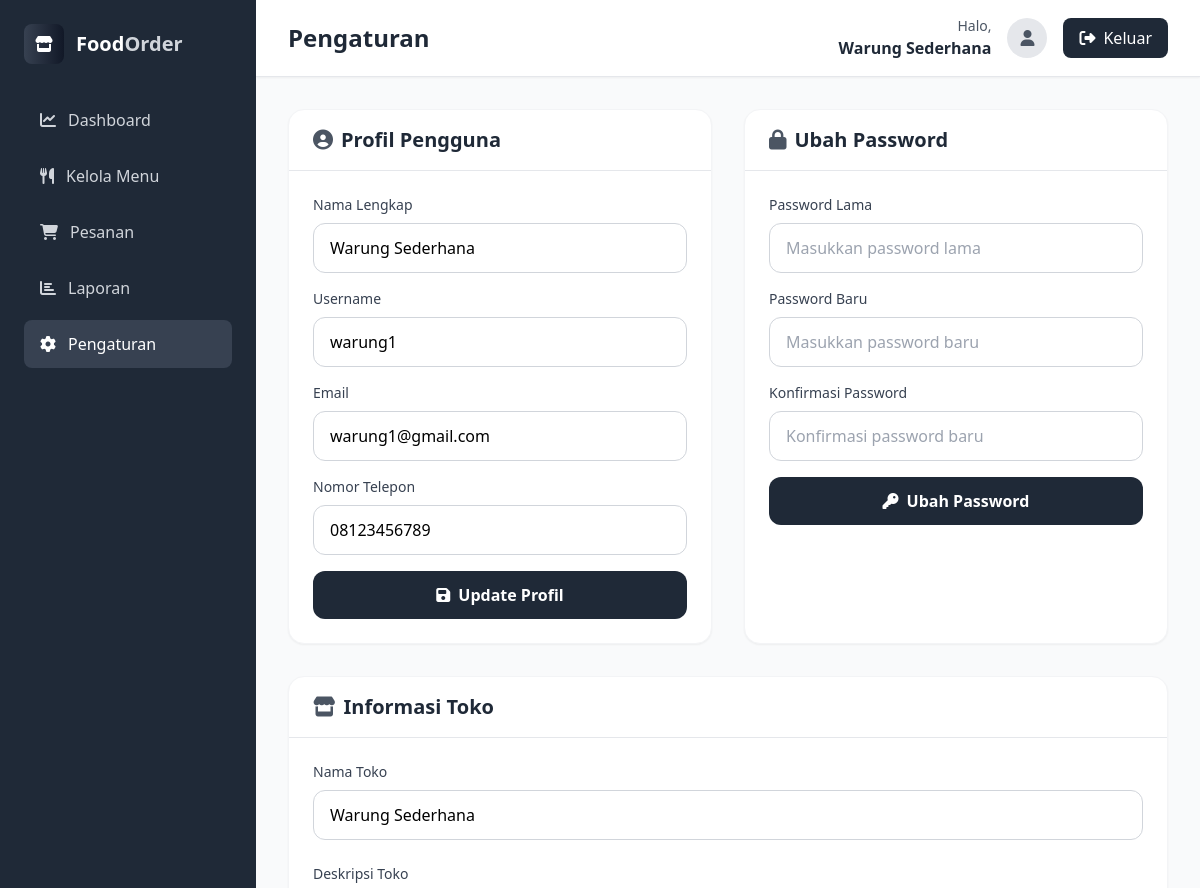
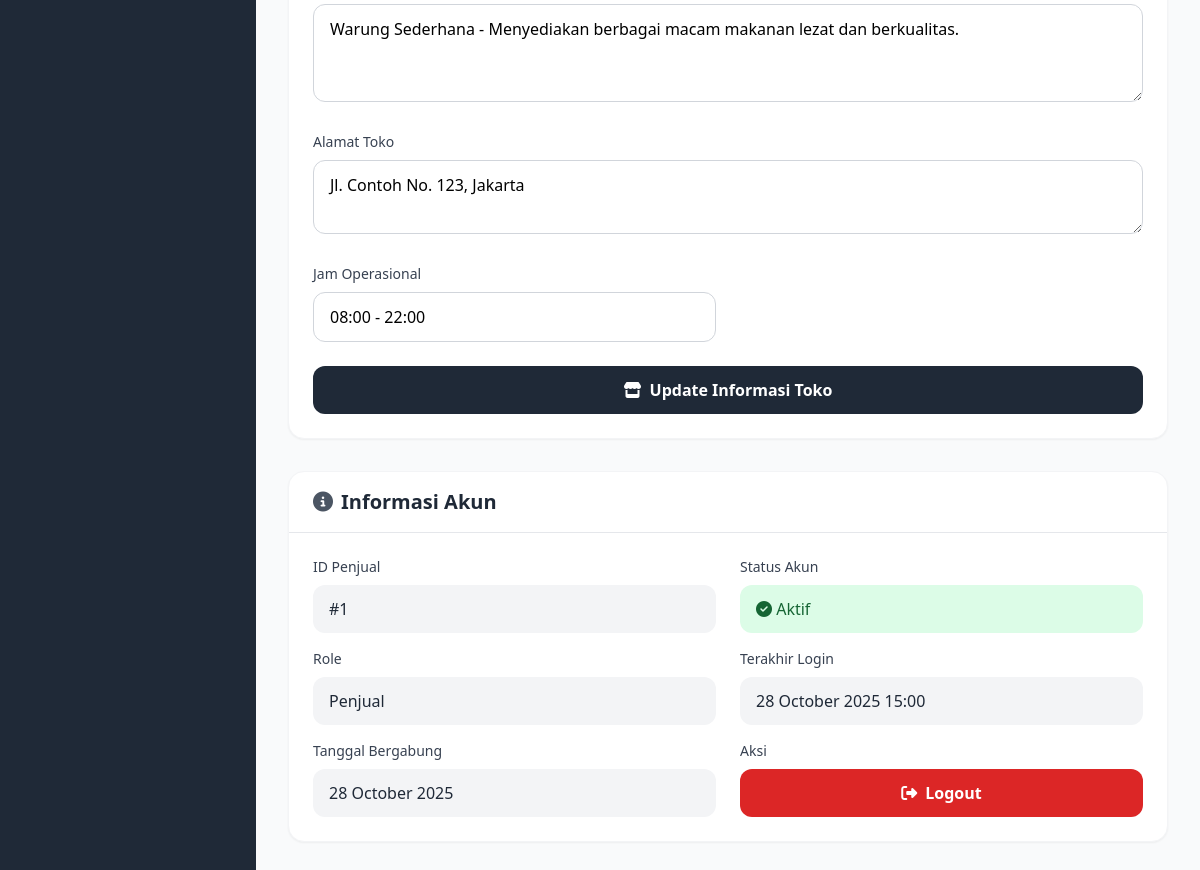
The app's page /pemesanan-makanan/penjual/pengaturan.php (signed in) with its own data (2 pictures, top to bottom).
### tables this page shows
CREATE TABLE penjual (
  id_penjual INT AUTO_INCREMENT PRIMARY KEY,
  id_user INT,
  nama_penjual VARCHAR(100) NOT NULL,
  username VARCHAR(50) NOT NULL UNIQUE,
  password VARCHAR(255) NOT NULL,
  no_telp VARCHAR(15),
  email VARCHAR(100),
  FOREIGN KEY (id_user) REFERENCES users(id_user)
    ON DELETE CASCADE ON UPDATE CASCADE
);

CREATE TABLE users (
  id_user INT AUTO_INCREMENT PRIMARY KEY,
  nama VARCHAR(100) NOT NULL,
  username VARCHAR(50) NOT NULL UNIQUE,
  password VARCHAR(255) NOT NULL,
  email VARCHAR(100) NOT NULL UNIQUE,
  no_telp VARCHAR(20),
  role ENUM('penjual', 'pembeli') NOT NULL,
  created_at TIMESTAMP DEFAULT CURRENT_TIMESTAMP
);

### pemesanan-makanan/penjual/pengaturan.php (the view, shortened to what the rows shown need)
<?php
include '../config/database.php';
$id_penjual = $_SESSION['id_user'];
$query_penjual = mysqli_query($conn, "
    SELECT u.*, p.nama_penjual, p.no_telp as telp_penjual, p.email as email_penjual
    FROM users u
    LEFT JOIN penjual p ON u.id_user = p.id_user
    WHERE u.id_user = '$id_penjual'
");
$penjual = mysqli_fetch_assoc($query_penjual);
?>
<!DOCTYPE html>
<html lang="id">
<head>
    <script src="https://cdn.tailwindcss.com"></script>
    <link rel="stylesheet" href="https://cdnjs.cloudflare.com/ajax/libs/font-awesome/6.4.0/css/all.min.css">
</head>
<body class="bg-gray-50">
    <div class="flex h-screen">
        <div class="w-64 bg-gray-800 text-white">
            <div class="p-6">
                <div class="flex items-center space-x-3 mb-8">
                    <h1 class="text-xl font-bold">Food<span class="text-gray-300">Order</span></h1>
                </div>
            </div>
        </div>
        <div class="flex-1 overflow-auto">
            <header class="bg-white shadow-sm border-b border-gray-200">
                <div class="flex justify-between items-center px-8 py-4">
                    <h1 class="text-2xl font-bold text-gray-800">Pengaturan</h1>
                    <div class="flex items-center space-x-4">
                        <div class="text-right">
                            <p class="text-sm text-gray-600">Halo,</p>
                            <p class="font-semibold text-gray-800"><?= htmlspecialchars($penjual['nama']); ?></p>
                        </div>
                    </div>
                </div>
            </header>
            <div class="p-8">
                <div class="grid grid-cols-1 lg:grid-cols-2 gap-8">
                    <div class="bg-white rounded-2xl shadow-sm border border-gray-100">
                        <div class="px-6 py-4 border-b border-gray-200">
                            <h2 class="text-xl font-semibold text-gray-800 flex items-center space-x-2">
                                <i class="fas fa-user-circle text-gray-600"></i>
                                <span>Profil Pengguna</span>
                            </h2>
                        </div>
                        <div class="p-6">
                            <form method="POST">
                                <div class="space-y-4">
                                    <div>
                                        <label class="block text-sm font-medium text-gray-700 mb-2">Nama Lengkap</label>
                                        <input type="text" name="nama" value="<?= htmlspecialchars($penjual['nama']); ?>" required
                                               class="w-full px-4 py-3 border border-gray-300 rounded-xl focus:ring-2 focus:ring-gray-800 focus:border-gray-800 focus:outline-none transition">
                                    </div>
                                    <div>
                                        <label class="block text-sm font-medium text-gray-700 mb-2">Username</label>
                                        <input type="text" name="username" value="<?= htmlspecialchars($penjual['username']); ?>" required
                                               class="w-full px-4 py-3 border border-gray-300 rounded-xl focus:ring-2 focus:ring-gray-800 focus:border-gray-800 focus:outline-none transition">
                                    </div>
                                    <div>
                                        <label class="block text-sm font-medium text-gray-700 mb-2">Email</label>
                                        <input type="email" name="email" value="<?= htmlspecialchars($penjual['email']); ?>" required
                                               class="w-full px-4 py-3 border border-gray-300 rounded-xl focus:ring-2 focus:ring-gray-800 focus:border-gray-800 focus:outline-none transition">
                                    </div>
                                    <div>
                                        <label class="block text-sm font-medium text-gray-700 mb-2">Nomor Telepon</label>
                                        <input type="tel" name="no_telp" value="<?= htmlspecialchars($penjual['no_telp']); ?>"
                                               class="w-full px-4 py-3 border border-gray-300 rounded-xl focus:ring-2 focus:ring-gray-800 focus:border-gray-800 focus:outline-none transition">
                                    </div>
                                </div>
                            </form>
                        </div>
                    </div>
                    <div class="bg-white rounded-2xl shadow-sm border border-gray-100">
                        <div class="px-6 py-4 border-b border-gray-200">
                            <h2 class="text-xl font-semibold text-gray-800 flex items-center space-x-2">
                                <i class="fas fa-lock text-gray-600"></i>
                                <span>Ubah Password</span>
                            </h2>
                        </div>
                    </div>
                    <div class="bg-white rounded-2xl shadow-sm border border-gray-100 lg:col-span-2">
                        <div class="px-6 py-4 border-b border-gray-200">
                            <h2 class="text-xl font-semibold text-gray-800 flex items-center space-x-2">
                                <i class="fas fa-store text-gray-600"></i>
                                <span>Informasi Toko</span>
                            </h2>
                        </div>
                        <div class="p-6">
                            <form method="POST">
                                <div class="grid grid-cols-1 md:grid-cols-2 gap-6">
                                    <div class="md:col-span-2">
                                        <label class="block text-sm font-medium text-gray-700 mb-2">Nama Toko</label>
                                        <input type="text" name="nama_toko" value="<?= htmlspecialchars($penjual['nama']); ?>" required
                                               class="w-full px-4 py-3 border border-gray-300 rounded-xl focus:ring-2 focus:ring-gray-800 focus:border-gray-800 focus:outline-none transition"
                                               placeholder="Nama toko atau restoran Anda">
                                    </div>
                                    <div class="md:col-span-2">
                                        <label class="block text-sm font-medium text-gray-700 mb-2">Deskripsi Toko</label>
                                        <textarea name="deskripsi_toko" rows="3"
                                                  class="w-full px-4 py-3 border border-gray-300 rounded-xl focus:ring-2 focus:ring-gray-800 focus:border-gray-800 focus:outline-none transition"
                                                  placeholder="Deskripsikan toko atau restoran Anda"><?= htmlspecialchars($penjual['nama']); ?> - Menyediakan berbagai macam makanan lezat dan berkualitas.</textarea>
                                    </div>
                                </div>
                            </form>
                        </div>
                    </div>
                    <div class="bg-white rounded-2xl shadow-sm border border-gray-100 lg:col-span-2">
                        <div class="px-6 py-4 border-b border-gray-200">
                            <h2 class="text-xl font-semibold text-gray-800 flex items-center space-x-2">
                                <i class="fas fa-info-circle text-gray-600"></i>
                                <span>Informasi Akun</span>
                            </h2>
                        </div>
                        <div class="p-6">
                            <div class="grid grid-cols-1 md:grid-cols-2 gap-6">
                                <div class="space-y-4">
                                    <div>
                                        <label class="block text-sm font-medium text-gray-700 mb-2">ID Penjual</label>
                                        <p class="px-4 py-3 bg-gray-100 rounded-xl text-gray-800">#<?= $penjual['id_user']; ?></p>
                                    </div>
                                    <div>
                                        <label class="block text-sm font-medium text-gray-700 mb-2">Tanggal Bergabung</label>
                                        <p class="px-4 py-3 bg-gray-100 rounded-xl text-gray-800">
                                            <?= date('d F Y', strtotime($penjual['created_at'])); ?>
                                        </p>
                                    </div>
                                </div>
                            </div>
                        </div>
                    </div>
                </div>
            </div>
        </div>
    </div>
</body>
</html>

### records on screen
penjual: id_user.nama "Warung Sederhana", nama "Warung Sederhana", username "warung1", email "warung1@gmail.com", no_telp "08123456789", nama_toko "Warung Sederhana", deskripsi_toko "Warung Sederhana - Menyediakan berbagai macam makanan lezat dan berkualitas.", id_user.id_user "1", id_user.created_at "28 October 2025"
